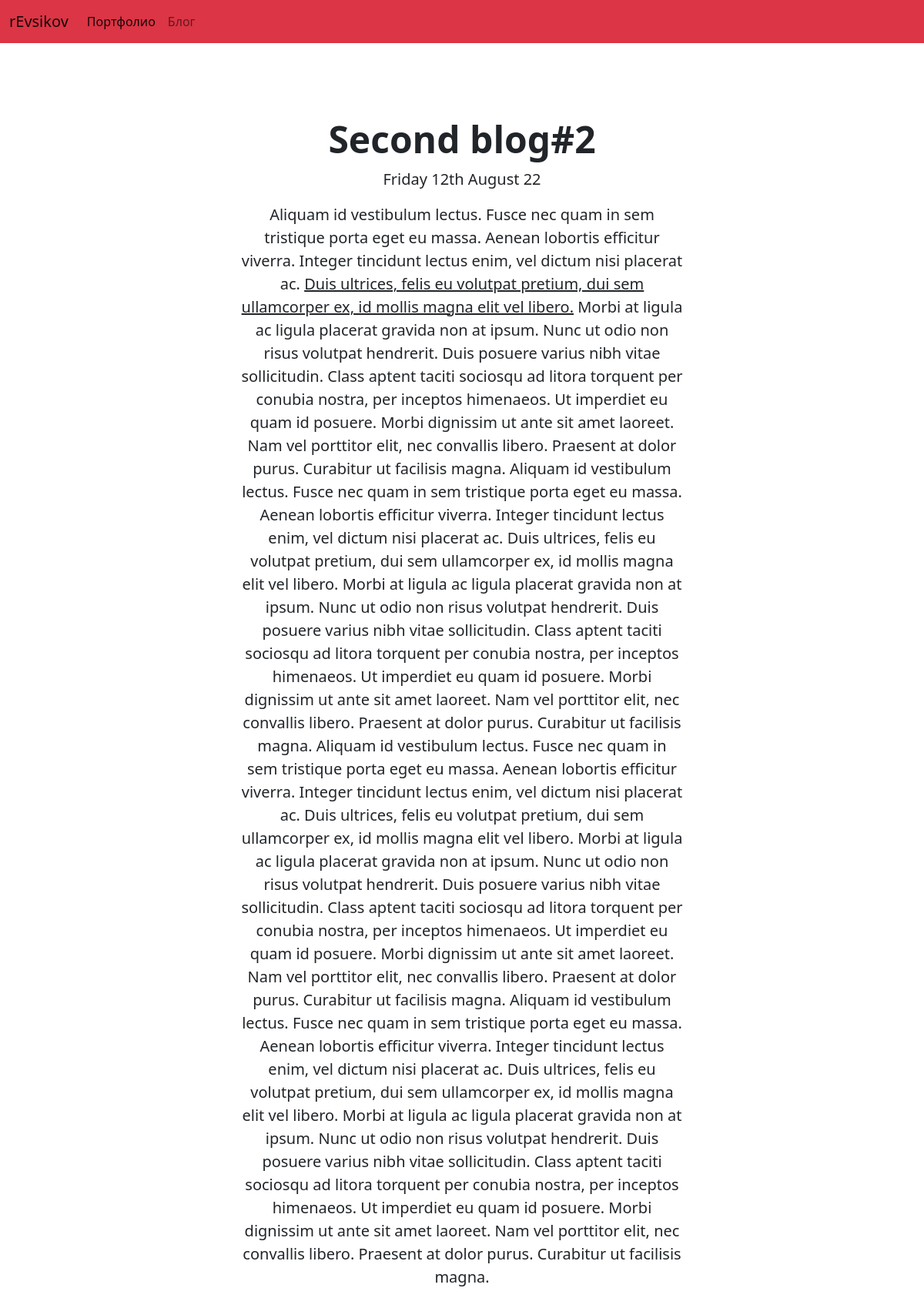
The page /blog/6/ on the database its author committed.
### blog/models.py (models this page shows, shortened)
class Blog(models.Model):
    title = models.CharField(max_length=200)
    description = models.TextField()
    date = models.DateTimeField()

### blog/views.py (the view)
# urls.py: path('<int:blog_id>/', views.detail, name='detail'),
def detail(request, blog_id):
    blog = get_object_or_404(Blog, pk=blog_id)
    return render(request, 'blog/detail.html', {'blog': blog})

### blog/templates/blog/detail.html
{% extends 'portfolio/base.html' %}
{% block content %}
<div class="px-4 py-5 my-5 text-center">
    <h1 class="display-5 fw-bold">{{ blog.title }}</h1>
    <p class="lead">{{ blog.date|date:'l jS F y' }}</h>
    <div class="col-lg-6 mx-auto">
      <p class="lead mb-4">
        {{ blog.description|safe }}
      </p>
    </div>
  </div>
{% endblock %}

### rows shown on the page
Blog: title "Second blog#2", date "Friday 12th August 22", description "Aliquam id vestibulum lectus. Fusce nec quam in sem tristique porta eget eu massa. Aenean lobortis efficitur viverra. Integer tincidunt lectus enim, vel dictum nisi placerat ac. Duis ultrices, felis eu volutpat pretium, dui sem ullamcorper ex, id mollis magna elit vel libero. Morbi at ligula ac ligula placerat gravida non at ipsum. Nunc ut odio non risus volutpat hendrerit. Duis posuere varius nibh vitae sollicitudin. Class aptent taciti sociosqu ad litora torquent per conubia nostra, per inceptos himenaeos. Ut imperdiet eu quam id posuere. Morbi dignissim ut ante sit amet laoreet. Nam vel porttitor elit, nec convallis libero. Praesent at dolor purus. Curabitur ut facilisis magna. Aliquam…"
